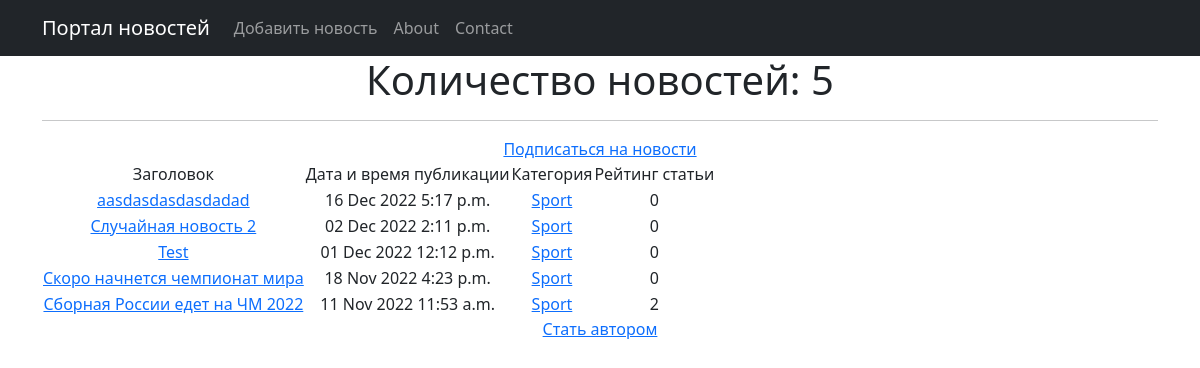
The page /post/category/4 on the database its author committed.
### news/models.py (models this page shows, shortened)
class Post(models.Model):
    author = models.ForeignKey(Author, on_delete=models.CASCADE, verbose_name='Автор')
    NEWS = 'NW'
    ARTICLE = 'AR'
    CATEGORY_CHOISES = (
        (NEWS, 'Новость'),
        (ARTICLE, 'Статья'),
    )
    categoryType = models.CharField(max_length=2, choices=CATEGORY_CHOISES, default=ARTICLE, verbose_name='Тип')
    dateCreation = models.DateTimeField(auto_now_add=True, verbose_name='Дата публикации')
    postCategory = models.ManyToManyField(Category, through='PostCategory', verbose_name='Категория')
    title = models.CharField(max_length=128, verbose_name='Заголовок')
    text = models.TextField(verbose_name='Содержание')
    rating = models.SmallIntegerField(default=0, verbose_name='Рейтинг')

class Category(models.Model):
    name = models.CharField(max_length=64, unique=True, verbose_name='Категория')
    subscribers = models.ManyToManyField(User, related_name='categories')
    class Meta:
        verbose_name = 'Категория'
        verbose_name_plural = 'Категории'

### news/views.py (the view)
# urls.py: path('category/<int:pk>', CatListView.as_view(), name='category_list'),
class CatListView(ListView):
    model = Post
    template_name = 'news/category_list.html'
    context_object_name = 'category_list'
    def get_queryset(self):
        self.category = get_object_or_404(Category, id=self.kwargs['pk'])
        queryset = Post.objects.filter(postCategory=self.category).order_by('-dateCreation')
        return queryset
    def get_context_data(self, **kwargs):
        context = super().get_context_data(**kwargs)
        context['is_not_subscriber'] = self.request.user not in self.category.subscribers.all()
        context['category'] = self.category
        return context

### templates/news/category_list.html (shortened to what this page needs)
{% extends 'flatpages/default.html' %}
{% block content %}
    <h1>Количество новостей: {{ category_list|length }} </h1>
    <hr>
{% if is_not_subscriber %}
    <a href="{% url 'subscribe' category.id %}">Подписаться на новости</a> <br>
{% endif %}
    {% if category_list %}
        <table>
            <tr>
                <td>
                    Заголовок
                </td>
                <td>
                    Дата и время публикации
                </td>
                <td>
                    Категория
                </td>
                <td>
                    Рейтинг статьи
                </td>
            </tr>
        {% for post in category_list %}
            <tr>
                <td>
                    <a href="{% url 'post' post.id %}">{{ post.title|truncatewords:30 }}</a>
                </td>
                <td>
                    {{ post.dateCreation|date:'d M Y' }}
                    {{ post.dateCreation|time }}
                </td>
                <td>
                    {% for cat in post.postCategory.all %}
                    <a href="{% url 'category_list' cat.id %}">{{ cat.name }}</a>
                    {% endfor %}
                </td>
                <td>
                    {{ post.rating }}
                </td>
            </tr>
        {% endfor %}
        </table>
    {% else %}
        <h2>Новостей нет!</h2>
    {% endif %}
    <a href="{% url 'create_author' %}">Стать автором</a> <br>
{% endblock content %}

### rows shown on the page
Post: title "aasdasdasdasdadad", dateCreation "16 Dec 2022", dateCreation "5:17 p.m.", rating "0"
Category: name "Sport"
Post: title "Случайная новость 2", dateCreation "02 Dec 2022", dateCreation "2:11 p.m.", rating "0"
Post: title "Test", dateCreation "01 Dec 2022", dateCreation "12:12 p.m.", rating "0"
Post: title "Скоро начнется чемпионат мира", dateCreation "18 Nov 2022", dateCreation "4:23 p.m.", rating "0"
Post: title "Сборная России едет на ЧМ 2022", dateCreation "11 Nov 2022", dateCreation "11:53 a.m.", rating "2"

### other values the page prints
{{ category_list|length }} "5"
